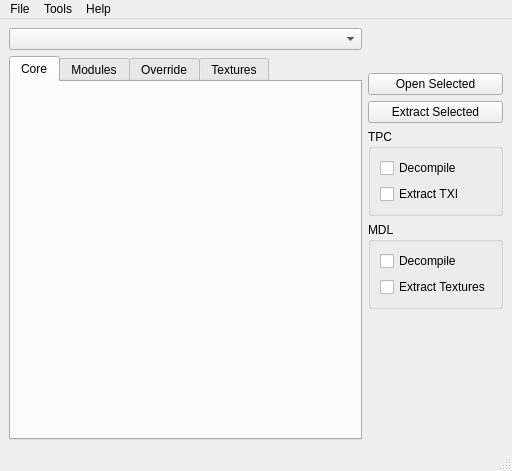
<?xml version="1.0" encoding="UTF-8"?>
<ui version="4.0">
 <class>MainWindow</class>
 <widget class="QMainWindow" name="MainWindow">
  <property name="geometry">
   <rect>
    <x>0</x>
    <y>0</y>
    <width>512</width>
    <height>471</height>
   </rect>
  </property>
  <property name="acceptDrops">
   <bool>true</bool>
  </property>
  <property name="windowTitle">
   <string>Holocron Toolset</string>
  </property>
  <widget class="QWidget" name="centralwidget">
   <layout class="QHBoxLayout" name="horizontalLayout">
    <property name="sizeConstraint">
     <enum>QLayout::SetMinimumSize</enum>
    </property>
    <item>
     <layout class="QVBoxLayout" name="verticalLayout_4">
      <item>
       <widget class="QComboBox" name="gameCombo"/>
      </item>
      <item>
       <widget class="QTabWidget" name="resourceTabs">
        <property name="currentIndex">
         <number>0</number>
        </property>
        <widget class="QWidget" name="coreTab">
         <attribute name="title">
          <string>Core</string>
         </attribute>
         <layout class="QVBoxLayout" name="verticalLayout_2">
          <property name="leftMargin">
           <number>0</number>
          </property>
          <property name="topMargin">
           <number>0</number>
          </property>
          <property name="rightMargin">
           <number>0</number>
          </property>
          <property name="bottomMargin">
           <number>0</number>
          </property>
          <item>
           <widget class="ResourceList" name="coreWidget" native="true"/>
          </item>
         </layout>
        </widget>
        <widget class="QWidget" name="modulesTab">
         <attribute name="title">
          <string>Modules</string>
         </attribute>
         <layout class="QGridLayout" name="gridLayout">
          <property name="leftMargin">
           <number>0</number>
          </property>
          <property name="topMargin">
           <number>0</number>
          </property>
          <property name="rightMargin">
           <number>0</number>
          </property>
          <property name="bottomMargin">
           <number>0</number>
          </property>
          <property name="spacing">
           <number>0</number>
          </property>
          <item row="0" column="0" rowspan="2" colspan="2">
           <widget class="ResourceList" name="modulesWidget" native="true"/>
          </item>
         </layout>
        </widget>
        <widget class="QWidget" name="overrideTab">
         <attribute name="title">
          <string>Override</string>
         </attribute>
         <layout class="QVBoxLayout" name="verticalLayout_3">
          <property name="spacing">
           <number>0</number>
          </property>
          <property name="leftMargin">
           <number>0</number>
          </property>
          <property name="topMargin">
           <number>0</number>
          </property>
          <property name="rightMargin">
           <number>0</number>
          </property>
          <property name="bottomMargin">
           <number>0</number>
          </property>
          <item>
           <widget class="ResourceList" name="overrideWidget" native="true"/>
          </item>
         </layout>
        </widget>
        <widget class="QWidget" name="texturesTab">
         <attribute name="title">
          <string>Textures</string>
         </attribute>
         <layout class="QVBoxLayout" name="verticalLayout_6">
          <item>
           <widget class="TextureList" name="texturesWidget" native="true"/>
          </item>
         </layout>
        </widget>
       </widget>
      </item>
     </layout>
    </item>
    <item>
     <layout class="QVBoxLayout" name="vboxlayout">
      <property name="sizeConstraint">
       <enum>QLayout::SetFixedSize</enum>
      </property>
      <item>
       <spacer name="verticalSpacer_2">
        <property name="orientation">
         <enum>Qt::Vertical</enum>
        </property>
        <property name="sizeType">
         <enum>QSizePolicy::Fixed</enum>
        </property>
        <property name="sizeHint" stdset="0">
         <size>
          <width>124</width>
          <height>45</height>
         </size>
        </property>
       </spacer>
      </item>
      <item>
       <widget class="QFrame" name="sidebar">
        <property name="frameShape">
         <enum>QFrame::NoFrame</enum>
        </property>
        <property name="frameShadow">
         <enum>QFrame::Raised</enum>
        </property>
        <layout class="QVBoxLayout" name="verticalLayout_5">
         <property name="leftMargin">
          <number>0</number>
         </property>
         <property name="topMargin">
          <number>0</number>
         </property>
         <property name="rightMargin">
          <number>0</number>
         </property>
         <property name="bottomMargin">
          <number>0</number>
         </property>
         <item>
          <widget class="QPushButton" name="openButton">
           <property name="text">
            <string>Open Selected</string>
           </property>
          </widget>
         </item>
         <item>
          <widget class="QPushButton" name="extractButton">
           <property name="sizePolicy">
            <sizepolicy hsizetype="Minimum" vsizetype="Fixed">
             <horstretch>0</horstretch>
             <verstretch>0</verstretch>
            </sizepolicy>
           </property>
           <property name="text">
            <string>Extract Selected</string>
           </property>
          </widget>
         </item>
         <item>
          <widget class="QGroupBox" name="tpcGroup_2">
           <property name="title">
            <string>TPC</string>
           </property>
           <layout class="QVBoxLayout" name="verticalLayout_10">
            <item>
             <widget class="QCheckBox" name="tpcDecompileCheckbox">
              <property name="text">
               <string>Decompile</string>
              </property>
             </widget>
            </item>
            <item>
             <widget class="QCheckBox" name="tpcTxiCheckbox">
              <property name="text">
               <string>Extract TXI</string>
              </property>
             </widget>
            </item>
           </layout>
          </widget>
         </item>
         <item>
          <widget class="QGroupBox" name="mdlGroup_2">
           <property name="title">
            <string>MDL</string>
           </property>
           <layout class="QVBoxLayout" name="verticalLayout_9">
            <item>
             <widget class="QCheckBox" name="mdlDecompileCheckbox">
              <property name="text">
               <string>Decompile</string>
              </property>
             </widget>
            </item>
            <item>
             <widget class="QCheckBox" name="mdlTexturesCheckbox">
              <property name="text">
               <string>Extract Textures</string>
              </property>
             </widget>
            </item>
           </layout>
          </widget>
         </item>
        </layout>
       </widget>
      </item>
      <item>
       <spacer name="verticalSpacer">
        <property name="orientation">
         <enum>Qt::Vertical</enum>
        </property>
        <property name="sizeHint" stdset="0">
         <size>
          <width>124</width>
          <height>40</height>
         </size>
        </property>
       </spacer>
      </item>
     </layout>
    </item>
   </layout>
  </widget>
  <widget class="QMenuBar" name="menubar">
   <property name="geometry">
    <rect>
     <x>0</x>
     <y>0</y>
     <width>512</width>
     <height>22</height>
    </rect>
   </property>
   <widget class="QMenu" name="menuFile">
    <property name="title">
     <string>File</string>
    </property>
    <widget class="QMenu" name="menuNew">
     <property name="title">
      <string>New</string>
     </property>
     <addaction name="actionNewDLG"/>
     <addaction name="actionNewNSS"/>
     <addaction name="actionNewUTC"/>
     <addaction name="actionNewUTP"/>
     <addaction name="actionNewUTD"/>
     <addaction name="actionNewUTI"/>
     <addaction name="actionNewUTS"/>
     <addaction name="actionNewUTT"/>
     <addaction name="actionNewUTM"/>
     <addaction name="actionNewUTW"/>
     <addaction name="actionNewUTE"/>
     <addaction name="separator"/>
     <addaction name="actionCloneModule"/>
     <addaction name="separator"/>
     <addaction name="actionNewGFF"/>
     <addaction name="actionNewERF"/>
     <addaction name="actionNewTXT"/>
     <addaction name="actionNewSSF"/>
    </widget>
    <addaction name="menuNew"/>
    <addaction name="openAction"/>
    <addaction name="actionEditModule"/>
    <addaction name="separator"/>
    <addaction name="actionSettings"/>
    <addaction name="separator"/>
    <addaction name="actionExit"/>
   </widget>
   <widget class="QMenu" name="menuTools">
    <property name="title">
     <string>Tools</string>
    </property>
    <addaction name="actionEditTLK"/>
    <addaction name="actionEditJRL"/>
    <addaction name="separator"/>
    <addaction name="actionFileSearch"/>
    <addaction name="actionIndoorMapBuilder"/>
   </widget>
   <widget class="QMenu" name="menuHelp">
    <property name="title">
     <string>Help</string>
    </property>
    <widget class="QMenu" name="menuDiscord">
     <property name="title">
      <string>Discord</string>
     </property>
     <addaction name="actionDiscordHolocronToolset"/>
     <addaction name="actionDiscordKotOR"/>
     <addaction name="actionDiscordDeadlyStream"/>
    </widget>
    <addaction name="actionHelpAbout"/>
    <addaction name="menuDiscord"/>
    <addaction name="actionInstructions"/>
    <addaction name="actionHelpUpdates"/>
   </widget>
   <addaction name="menuFile"/>
   <addaction name="menuTools"/>
   <addaction name="menuHelp"/>
  </widget>
  <widget class="QStatusBar" name="statusbar"/>
  <action name="cloneModuleAction">
   <property name="text">
    <string>Clone Module</string>
   </property>
  </action>
  <action name="actionRecent_Files">
   <property name="text">
    <string>Recent Files</string>
   </property>
  </action>
  <action name="actionExit">
   <property name="text">
    <string>Exit</string>
   </property>
  </action>
  <action name="actionSettings">
   <property name="text">
    <string>Settings</string>
   </property>
  </action>
  <action name="actionAbout">
   <property name="text">
    <string>About</string>
   </property>
  </action>
  <action name="actionOpen">
   <property name="text">
    <string>Open</string>
   </property>
  </action>
  <action name="actionCheck_for_Updates">
   <property name="text">
    <string>Check for Updates</string>
   </property>
  </action>
  <action name="actionCreature">
   <property name="text">
    <string>Creature</string>
   </property>
  </action>
  <action name="actionItem">
   <property name="text">
    <string>Item</string>
   </property>
  </action>
  <action name="actionDoor">
   <property name="text">
    <string>Door</string>
   </property>
  </action>
  <action name="actionPlaceable">
   <property name="text">
    <string>Placeable</string>
   </property>
  </action>
  <action name="actionMerchant">
   <property name="text">
    <string>Merchant</string>
   </property>
  </action>
  <action name="actionEncounter">
   <property name="text">
    <string>Encounter</string>
   </property>
  </action>
  <action name="actionTrigger">
   <property name="text">
    <string>Trigger</string>
   </property>
  </action>
  <action name="actionWaypoint">
   <property name="text">
    <string>Waypoint</string>
   </property>
  </action>
  <action name="actionDialog">
   <property name="enabled">
    <bool>false</bool>
   </property>
   <property name="text">
    <string>Dialog</string>
   </property>
  </action>
  <action name="openAction">
   <property name="text">
    <string>Open</string>
   </property>
  </action>
  <action name="actionNewGFF">
   <property name="text">
    <string>GFF</string>
   </property>
  </action>
  <action name="actionNewERF">
   <property name="text">
    <string>ERF</string>
   </property>
  </action>
  <action name="actionNewTXT">
   <property name="text">
    <string>TXT</string>
   </property>
  </action>
  <action name="actionEditTLK">
   <property name="enabled">
    <bool>false</bool>
   </property>
   <property name="text">
    <string>Edit Talk Table</string>
   </property>
  </action>
  <action name="actionHelpUpdates">
   <property name="text">
    <string>Check For Updates</string>
   </property>
  </action>
  <action name="actionHelpAbout">
   <property name="text">
    <string>About</string>
   </property>
  </action>
  <action name="actionNewSSF">
   <property name="text">
    <string>SSF</string>
   </property>
  </action>
  <action name="actionNewUTC">
   <property name="enabled">
    <bool>false</bool>
   </property>
   <property name="icon">
    <iconset>
     <normalon>:/images/icons/kx/creature.png</normalon>
    </iconset>
   </property>
   <property name="text">
    <string>Creature</string>
   </property>
  </action>
  <action name="actionCloneModule">
   <property name="enabled">
    <bool>false</bool>
   </property>
   <property name="text">
    <string>Clone Module</string>
   </property>
  </action>
  <action name="actionNewUTP">
   <property name="enabled">
    <bool>false</bool>
   </property>
   <property name="icon">
    <iconset resource="../../../resources/resources.qrc">
     <normaloff>:/images/icons/kx/placeable.png</normaloff>:/images/icons/kx/placeable.png</iconset>
   </property>
   <property name="text">
    <string>Placeable</string>
   </property>
  </action>
  <action name="actionNewUTD">
   <property name="enabled">
    <bool>false</bool>
   </property>
   <property name="icon">
    <iconset resource="../../../resources/resources.qrc">
     <normaloff>:/images/icons/kx/door.png</normaloff>:/images/icons/kx/door.png</iconset>
   </property>
   <property name="text">
    <string>Door</string>
   </property>
  </action>
  <action name="actionNewUTW">
   <property name="enabled">
    <bool>false</bool>
   </property>
   <property name="icon">
    <iconset resource="../../../resources/resources.qrc">
     <normaloff>:/images/icons/kx/waypoint.png</normaloff>:/images/icons/kx/waypoint.png</iconset>
   </property>
   <property name="text">
    <string>Waypoint</string>
   </property>
  </action>
  <action name="actionNewUTT">
   <property name="enabled">
    <bool>false</bool>
   </property>
   <property name="icon">
    <iconset resource="../../../resources/resources.qrc">
     <normaloff>:/images/icons/kx/trigger.png</normaloff>:/images/icons/kx/trigger.png</iconset>
   </property>
   <property name="text">
    <string>Trigger</string>
   </property>
  </action>
  <action name="actionNewUTE">
   <property name="enabled">
    <bool>false</bool>
   </property>
   <property name="icon">
    <iconset resource="../../../resources/resources.qrc">
     <normaloff>:/images/icons/kx/encounter.png</normaloff>:/images/icons/kx/encounter.png</iconset>
   </property>
   <property name="text">
    <string>Encounter</string>
   </property>
  </action>
  <action name="actionNewUTS">
   <property name="enabled">
    <bool>false</bool>
   </property>
   <property name="icon">
    <iconset resource="../../../resources/resources.qrc">
     <normaloff>:/images/icons/kx/sound.png</normaloff>:/images/icons/kx/sound.png</iconset>
   </property>
   <property name="text">
    <string>Sound</string>
   </property>
  </action>
  <action name="actionNewUTM">
   <property name="enabled">
    <bool>false</bool>
   </property>
   <property name="icon">
    <iconset resource="../../../resources/resources.qrc">
     <normaloff>:/images/icons/kx/merchant.png</normaloff>:/images/icons/kx/merchant.png</iconset>
   </property>
   <property name="text">
    <string>Merchant</string>
   </property>
  </action>
  <action name="actionNewUTI">
   <property name="enabled">
    <bool>false</bool>
   </property>
   <property name="icon">
    <iconset resource="../../../resources/resources.qrc">
     <normaloff>:/images/icons/kx/item.png</normaloff>:/images/icons/kx/item.png</iconset>
   </property>
   <property name="text">
    <string>Item</string>
   </property>
  </action>
  <action name="actionNewDLG">
   <property name="enabled">
    <bool>false</bool>
   </property>
   <property name="icon">
    <iconset resource="../../../resources/resources.qrc">
     <normaloff>:/images/icons/kx/dialog.png</normaloff>:/images/icons/kx/dialog.png</iconset>
   </property>
   <property name="text">
    <string>Dialog</string>
   </property>
  </action>
  <action name="actionNewNSS">
   <property name="enabled">
    <bool>false</bool>
   </property>
   <property name="icon">
    <iconset resource="../../../resources/resources.qrc">
     <normaloff>:/images/icons/kx/script.png</normaloff>:/images/icons/kx/script.png</iconset>
   </property>
   <property name="text">
    <string>Script</string>
   </property>
  </action>
  <action name="actionEditJRL">
   <property name="enabled">
    <bool>false</bool>
   </property>
   <property name="text">
    <string>Edit Journal</string>
   </property>
  </action>
  <action name="actionFileSearch">
   <property name="enabled">
    <bool>false</bool>
   </property>
   <property name="text">
    <string>File Search</string>
   </property>
  </action>
  <action name="actionGeometryEditor">
   <property name="enabled">
    <bool>false</bool>
   </property>
   <property name="text">
    <string>Geometry Editor</string>
   </property>
  </action>
  <action name="actionIndoorMapBuilder">
   <property name="enabled">
    <bool>false</bool>
   </property>
   <property name="text">
    <string>Indoor Map Builder</string>
   </property>
  </action>
  <action name="actionEditModule">
   <property name="enabled">
    <bool>false</bool>
   </property>
   <property name="text">
    <string>Edit Module</string>
   </property>
  </action>
  <action name="actionInstructions">
   <property name="text">
    <string>Instructions</string>
   </property>
  </action>
  <action name="actionDiscordHolocronToolset">
   <property name="text">
    <string>Holocron Toolset</string>
   </property>
  </action>
  <action name="actionDiscordKotOR">
   <property name="text">
    <string>r/KotOR</string>
   </property>
  </action>
  <action name="actionDiscordDeadlyStream">
   <property name="text">
    <string>Deadly Stream</string>
   </property>
  </action>
 </widget>
 <customwidgets>
  <customwidget>
   <class>ResourceList</class>
   <extends>QWidget</extends>
   <header location="global">toolset.windows.main.main_widgets</header>
   <container>1</container>
  </customwidget>
  <customwidget>
   <class>TextureList</class>
   <extends>QWidget</extends>
   <header location="global">toolset.windows.main.main_widgets</header>
   <container>1</container>
  </customwidget>
 </customwidgets>
 <resources>
  <include location="../../../resources/resources.qrc"/>
 </resources>
 <connections/>
</ui>
